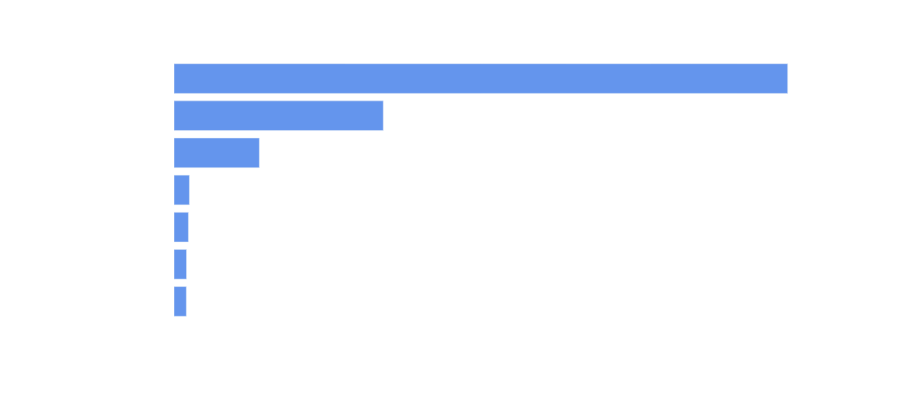

Notebook source saved alongside this figure:
### Markdown cell above
Las variables más significativas para el modelos son las siguientes `total_day_charge`, `total_eve_minutes`, `total_eve_calls`, `customer_service_rating`, `customer_happiness` y `customer_service_calls`. Se representan los mismos para conocer y ver las características más significativas con las que se entrenará el modelo. Las mismas incluyen todas las variables de interrelación con el ususario y imícamente dos de uso (por la tarde) y una de tarificación durante el día.

### Code cell
# Graph showing the feature importance of the top 7 features
fig = px.bar(
    x=importances[indices],
    y=features,
    orientation='h',
    labels={'x': 'Feature Importance', 'y': 'Features'},
    color_discrete_sequence=['cornflowerblue']  # Set bar color to blue
)

# Update layout to make the chart smaller and set black background
fig.update_layout(
    height=400, 
    width=900, 
    title_text='Feature Importance (Random Forest)',
    **cfg.PLOTLY_LAYOUT_CONFIG
)

# Plot the graph
fig.show()

### Figure 1 — Plotly figure (JSON) as saved in the notebook; plotly's stock layout.template omitted (floating-point values rounded to 4 significant figures)
{"data": [{"alignmentgroup": "True", "hovertemplate": "Feature Importance=%{x}<br>Features=%{y}<extra></extra>", "legendgroup": "", "marker": {"color": "cornflowerblue", "pattern": {"shape": ""}}, "name": "", "offsetgroup": "", "orientation": "h", "showlegend": false, "textposition": "auto", "type": "bar", "x": [0.01195, 0.01212, 0.01395, 0.01492, 0.08262, 0.2026, 0.5941], "xaxis": "x", "y": ["total_day_minutes", "total_day_charge", "total_eve_minutes", "total_eve_calls", "customer_service_rating", "customer_happiness", "customer_service_calls"], "yaxis": "y"}], "layout": {"barmode": "relative", "font": {"color": "white"}, "height": 400, "legend": {"tracegroupgap": 0}, "margin": {"t": 60}, "paper_bgcolor": "rgba(0,0,0,0)", "plot_bgcolor": "rgba(0,0,0,0)", "title": {"text": "Feature Importance (Random Forest)"}, "width": 900, "xaxis": {"anchor": "y", "domain": [0, 1], "title": {"text": "Feature Importance"}}, "yaxis": {"anchor": "x", "domain": [0, 1], "title": {"text": "Features"}}}}
